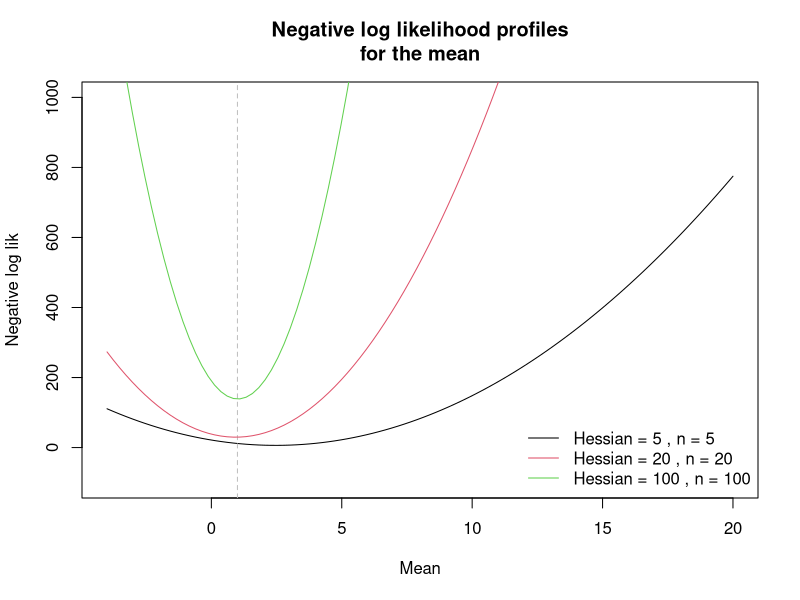

Reproduce this figure in R.

# Demonstrating Hessians and the curvature of a likelihood ----------------

# We'll assume a simple model: 
# - we only want to estimate a standard deviation
# - our variable is normally distributed
# - we know the true value of the standard deviation is one

n1 <- 5
true_mean <- 1
y <- rnorm(n1, mean = true_mean)



# negative log likelihood function
nll <- function(par, y) {
  -sum(dnorm(y, mean = par, log = TRUE))
}



# get our MLE
fit_1 <- optim(0, nll, y = y, hessian = TRUE, method = "L-BFGS-B")
hess_1 <- fit_1$hessian



# evaluate the negative log likelihood across a range of values
par_range <- seq(-4, 20, length.out = 100)
nll_values <- sapply(par_range, nll, y = y)

plot(par_range, nll_values, 
     xlab = "Mean", 
     ylab = "Negative log lik", 
     ylim = c(-100, 1000), type = "l")
abline(v = true_mean, lty = 2, col = "grey")








# now do the same thing with more data
n2 <- 20
y <- rnorm(n2, mean = true_mean)
lines(par_range, sapply(par_range, nll, y), col = 2)

fit_2 <- optim(0, nll, y = y, hessian = TRUE, method = "L-BFGS-B")
hess_2 <- fit_2$hessian











# now do the same with even more data
n3 <- 100
y <- rnorm(n3, mean = true_mean)
lines(par_range, sapply(par_range, nll, y), col = 3)

fit_3 <- optim(0, nll, y = y, hessian = TRUE, method = "L-BFGS-B")
hess_3 <- fit_3$hessian

legend("bottomright", 
       col = 1:3, 
       lty = 1, 
       legend = paste("Hessian =", round(c(hess_1, hess_2, hess_3), 3), 
                      ", n =", c(n1, n2, n3)), 
       bty = "n")

title("Negative log likelihood profiles\nfor the mean")

